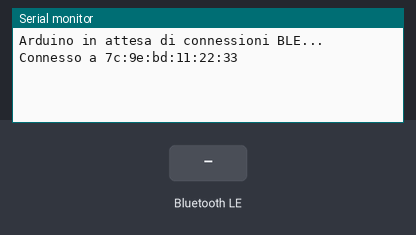
Recording of a sketch running on a simulated Arduino Nano 33 IoT. On the bench: the last lines printed to the serial monitor. The inputs (shaded band) are chosen by the test bench. Nothing arrives over Bluetooth unless stated; a phone connects over Bluetooth LE 3 s after start.

Above: at 3.8 s.
3.9 s: Bluetooth LE write "1" received
At 4.6 s:
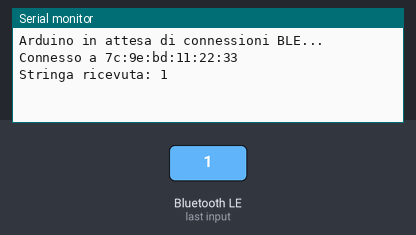
5.4 s: Bluetooth LE write "0" received
At 6.6 s:
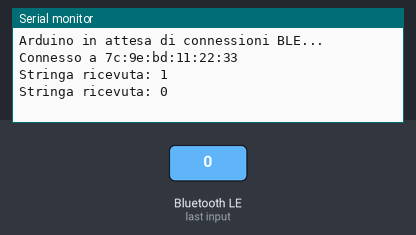
6.9 s: Bluetooth LE write "2" received
At 8.0 s:
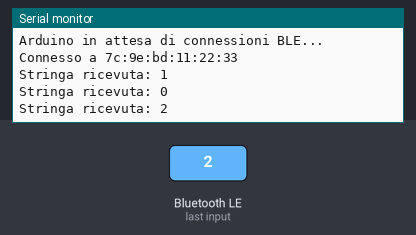

The sketch:

bt.ino
```cpp
#include <ArduinoBLE.h>

// Definisce l'UUID del servizio e della caratteristica
const char* serviceUUID = "12345678-9878-9878-9878-123456789abc";
const char* characteristicUUID = "abcd1234-9878-9878-9878-abcdef123456";

BLEService myService(serviceUUID); // Crea un servizio BLE
BLEStringCharacteristic myCharacteristic(characteristicUUID, BLERead | BLEWrite | BLENotify, 20); // Consente di leggere, scrivere e notificare stringhe fino a 20 byte

void setup() {
  Serial.begin(9600);
  while (!Serial);

  if (!BLE.begin()) {
    Serial.println("Inizializzazione BLE fallita!");
    while (1);
  }

  BLE.setLocalName("Arduino BLE");
  BLE.setAdvertisedService(myService); // Pubblicizza il servizio BLE
  myService.addCharacteristic(myCharacteristic); // Aggiunge la caratteristica al servizio
  BLE.addService(myService); // Aggiunge il servizio BLE

  BLE.advertise(); // Inizia a pubblicizzare il BLE

  Serial.println("Arduino in attesa di connessioni BLE...");
}

void loop() {
  BLEDevice central = BLE.central(); // Aspetta un dispositivo BLE da connettersi

  if (central) { // Se un dispositivo si è connesso...
    Serial.print("Connesso a ");
    Serial.println(central.address());

    // Invia la stringa "Hello" quando il dispositivo client si connette
    myCharacteristic.writeValue("Hello");

    while (central.connected()) { // Mentre il dispositivo è connesso...
      if (myCharacteristic.written()) { // Se è stata scritta una nuova stringa...
        // Ottiene la stringa scritta sulla caratteristica
        String newString = myCharacteristic.value();
        Serial.print("Stringa ricevuta: ");
        Serial.println(newString);

        // Qui puoi aggiungere codice per agire in base alla stringa ricevuta
        // Per esempio, inviare la stringa indietro o attivare funzionalità
      }
    }

    Serial.print("Disconnesso da ");
    Serial.println(central.address());
  }
}
```

Measured:
- after the input at 3.9 s, the serial monitor: prints a new line at once (image 1)
- after the input at 5.4 s, the serial monitor: prints a new line at once (image 2)
- after the input at 6.9 s, the serial monitor: prints a new line at once (image 3)
